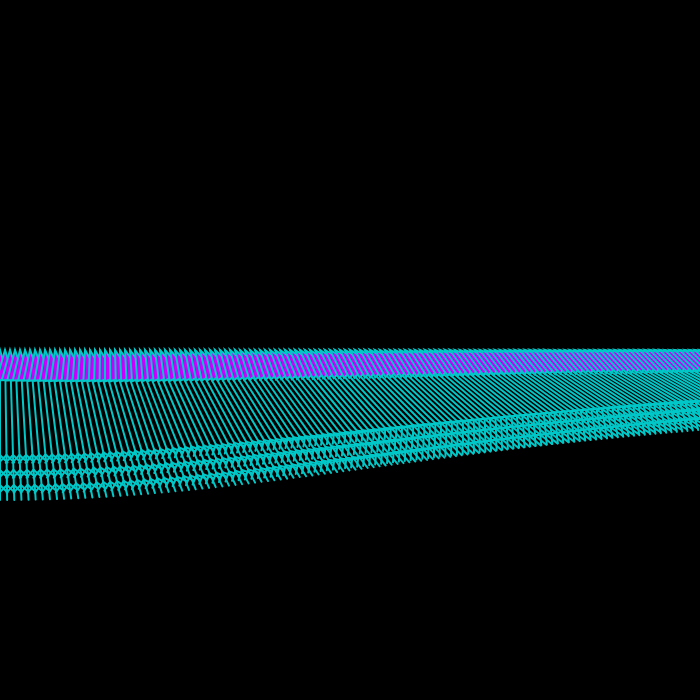
Frame 1 (no input)
Frame 60 (no input): identical to frame 1, image omitted
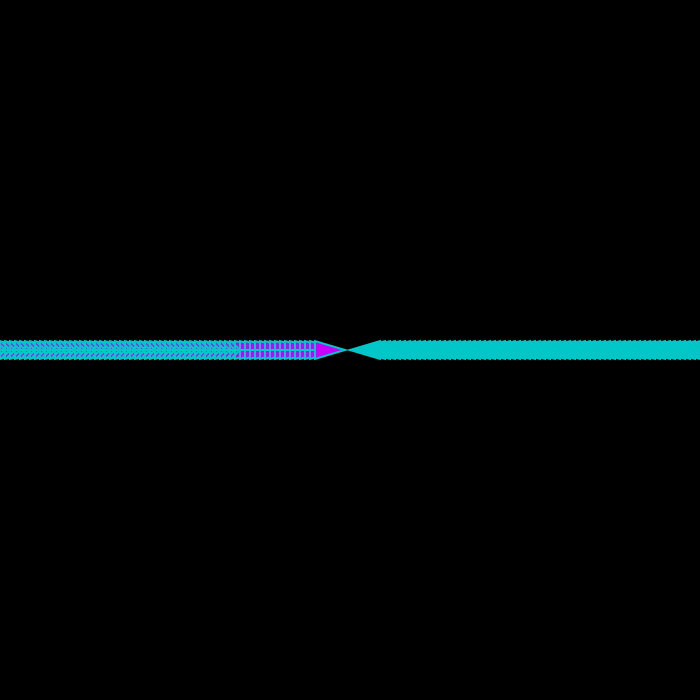
Frame 120 (the mouse pressed at the canvas centre since frame 60)

The p5.js sketch that drew these frames (run headless with seeded random() and noise() and a simulated clock; from frame 60 on, the mouse is pressed at the canvas centre):

// p5.js sketch
// ── sketch.js
var myArrows = [];

function setup() {
  createCanvas(700, 700);

  for (var i = 0; i < 200; i++){
  myArrows[i] = new Arrow( 5* i, height/2);
}

}

function draw() {
  background(0);

  fill(200,0, 255);
  stroke(0,200,200);
  strokeWeight(2);

  for (var i = 0; i < myArrows.length; i++){
    myArrows[i].draw();
  }
}

// ── arrow.js
function Arrow(x,y){
  this.x= x;
  this.y= y;

  this.draw = function(){
    push();

    translate(this.x, this.y);
    var size = 150;
    var angle = this.getAngle(this.x, this.y, mouseX, mouseY);
    rotate(angle);

    line(0, 0, size, 0);
    var triangleSize = size * 0.2;
    triangle(0, 0,
      triangleSize, triangleSize*0.3,
      triangleSize, -triangleSize*0.3);

    var fLocation = size * 0.7;
    var fSize = size * 0.05;

    for (var i = 0; i<3; i++){
      line(fLocation, 0, fLocation + fSize, fSize);
      line(fLocation, 0, fLocation + fSize, -fSize);
      fLocation += size * 0.1;
    };

    pop();
  };

  this.getAngle = function(x1, y1, x2, y2){
    var diffX = x1 - x2;
    var diffY = y1 - y2;
    var angle = Math.atan2(diffY,diffX);
    return angle;
  };
}
